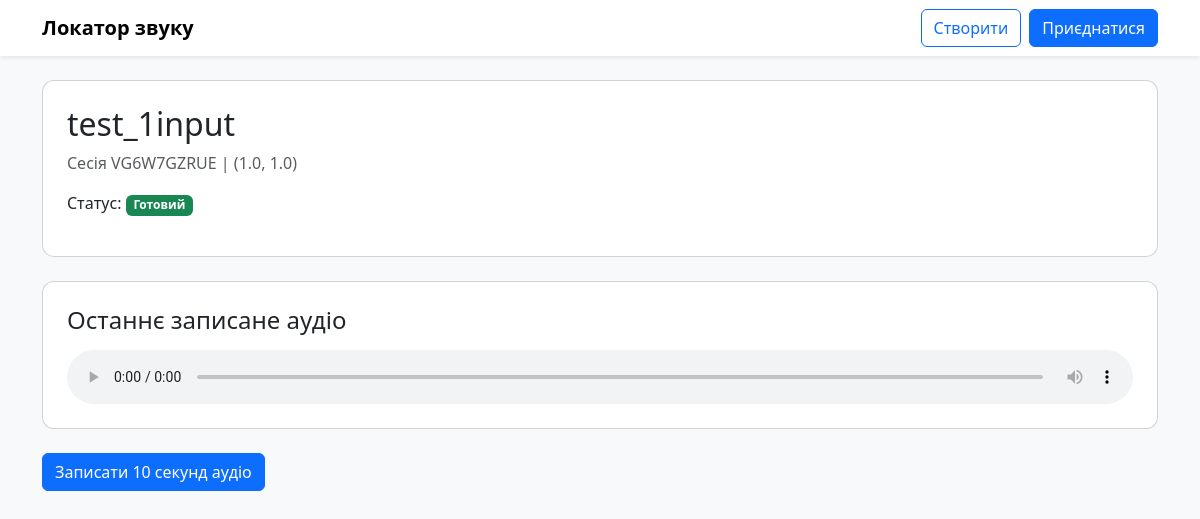
The page /mic/1/ on the database its author committed.
### core/models.py (models this page shows, shortened)
class Microphone(models.Model):
    session = models.ForeignKey(Session, on_delete=models.CASCADE, related_name='microphone_data')
    device_name = models.CharField(max_length=100)
    x_coordinate = models.FloatField()
    y_coordinate = models.FloatField()
    is_ready = models.BooleanField(default=False)
    connected_at = models.DateTimeField(auto_now_add=True)

class Session(models.Model):
    start_time = models.DateTimeField(auto_now_add=True)
    end_time = models.DateTimeField(null=True, blank=True)
    code = models.CharField(default=generate_code, max_length=10, unique=True)
    owner_name = models.CharField(max_length=100)
    width = models.FloatField()
    height = models.FloatField()
    is_active = models.BooleanField(default=True)

### core/views.py (the view)
# urls.py: path('mic/<int:pk>/', views.mic_detail, name='mic_detail'),
def mic_detail(request, pk):
    mic = get_object_or_404(Microphone, pk=pk)
    active_round = (
        RecordingRound.objects
        .filter(session=mic.session, is_active=True)
        .order_by("-created_at")
        .first()
    )
    last_segment = (
        AudioSegment.objects
        .filter(microphone=mic)
        .order_by("-created_at")
        .first()
    )
    last_segment_url = None
    if last_segment and last_segment.cloud_url:
        last_segment_url = make_public_url(last_segment.cloud_url)
    return render(request, "mic_detail.html", {
        "microphone": mic,
        "last_segment": last_segment,
        "last_segment_url": last_segment_url,
        "active_round": active_round,
    })

### core/cloud_storage.py (called while the page is built)
def _parse_gs_uri(gs_uri: str) -> tuple[str, str]:
    if not gs_uri or not gs_uri.startswith("gs://"):
        raise ValueError(f"Invalid gs uri: {gs_uri!r}")
    parsed = urlparse(gs_uri)
    bucket = parsed.netloc
    obj = parsed.path.lstrip("/")
    if not bucket or not obj:
        raise ValueError(f"Invalid gs uri: {gs_uri!r}")
    return bucket, obj

def make_public_url(gs_uri: str) -> str:
    bucket, obj = _parse_gs_uri(gs_uri)
    return f"https://storage.googleapis.com/{bucket}/{obj}"

### templates/mic_detail.html (shortened to what this page needs)
{% extends "base.html" %}
{% block content %}
<div class="card p-4 mb-4">
    <h2>{{ microphone.device_name }}</h2>
    <p class="text-muted">
        Сесія {{ microphone.session.code }} |
        ({{ microphone.x_coordinate }}, {{ microphone.y_coordinate }})
    </p>
    <p>
        Статус:
        {% if microphone.is_ready %}
            <span class="badge bg-success">Готовий</span>
        {% else %}
            <span class="badge bg-danger">Не готовий</span>
        {% endif %}
    </p>
</div>
<div class="card p-4 mb-4">
    <h4>Останнє записане аудіо</h4>
    {% if last_segment_url %}
    <audio controls class="w-100 mt-2" src="{{ last_segment_url }}"></audio>
    {% else %}
      <p class="text-muted">Немає посилання на аудіо</p>
    {% endif %}
</div>
<button id="startBtn"
        class="btn btn-primary"
        {% if not active_round %}disabled{% endif %}>
    Записати 10 секунд аудіо
</button>
{% endblock %}

### templates/base.html (style rules this page uses)
body { background-color: #f8f9fa; }
.card { border-radius: 12px; }

### rows shown on the page
Microphone: device_name "test_1input", session.code "VG6W7GZRUE", x_coordinate "1.0", y_coordinate "1.0"
